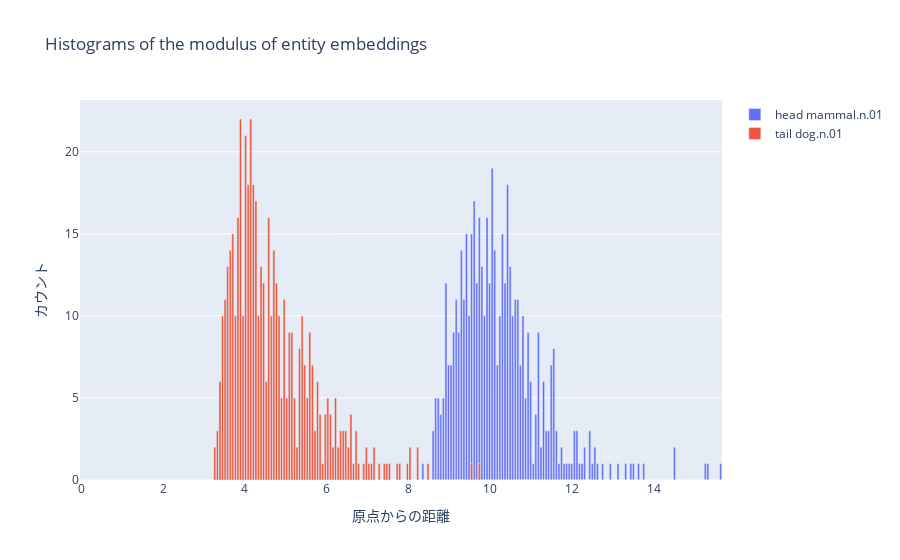

The code cell stored with this chart in its notebook:
### Code cell
# headとtailの各座標を計算
phase_head, mod_head = np.split(entity_embedding[head_id], 2)
phase_tail, mod_tail = np.split(entity_embedding[tail_id], 2)

# ログ変換と極座標への変換
mod_head = np.log(np.abs(mod_head)) * np.sign(mod_head)
mod_tail = np.log(np.abs(mod_tail)) * np.sign(mod_tail)

phase_head = phase_head / embedding_range * np.pi
phase_tail = phase_tail / embedding_range * np.pi

# 極座標から直交座標への変換
x_head, y_head = mod_head * np.cos(phase_head), mod_head * np.sin(phase_head)
x_tail, y_tail = mod_tail * np.cos(phase_tail), mod_tail * np.sin(phase_tail)

# 距離の計算
distance_head = np.sqrt(x_head**2 + y_head**2)
distance_tail = np.sqrt(x_tail**2 + y_tail**2)

# 指定された区間で均等に分割
bin_edges = np.linspace(0, np.max([np.max(distance_head), np.max(distance_tail)]), num_bins + 1)

# ヒストグラムの作成
hist_head = np.histogram(distance_head, bins=bin_edges)
hist_tail = np.histogram(distance_tail, bins=bin_edges)

# Plotlyを使用してヒストグラムをプロット
fig = go.Figure()

# Head Entityのヒストグラム
fig.add_trace(go.Bar(x=hist_head[1][:-1], y=hist_head[0], name="head "+entities_dict[head_id], opacity=1.0, width=0.05))

# Tail Entityのヒストグラム
fig.add_trace(go.Bar(x=hist_tail[1][:-1], y=hist_tail[0], name="tail "+entities_dict[tail_id], opacity=1.0, width=0.05))

# レイアウトの設定
fig.update_layout(
    title='Histograms of the modulus of entity embeddings',
    xaxis=dict(title='原点からの距離'),
    yaxis=dict(title='カウント'),
    barmode='overlay',  # HeadとTailのヒストグラムをオーバーレイ
)

# プロットの表示
fig.show()

### Figure 1 — Plotly figure (JSON) as saved in the notebook; plotly's stock layout.template omitted (floating-point values rounded to 4 significant figures; data arrays with more than 128 entries replaced by an {"elided": "..."} marker saying what was removed)
{"data": [{"name": "head mammal.n.01", "opacity": 1, "type": "bar", "width": 0.05, "x": {"elided": "250 float values"}, "y": {"elided": "250 int values"}}, {"name": "tail dog.n.01", "opacity": 1, "type": "bar", "width": 0.05, "x": {"elided": "250 float values"}, "y": {"elided": "250 int values"}}], "layout": {"barmode": "overlay", "title": {"text": "Histograms of the modulus of entity embeddings"}, "xaxis": {"title": {"text": "原点からの距離"}}, "yaxis": {"title": {"text": "カウント"}}}}
